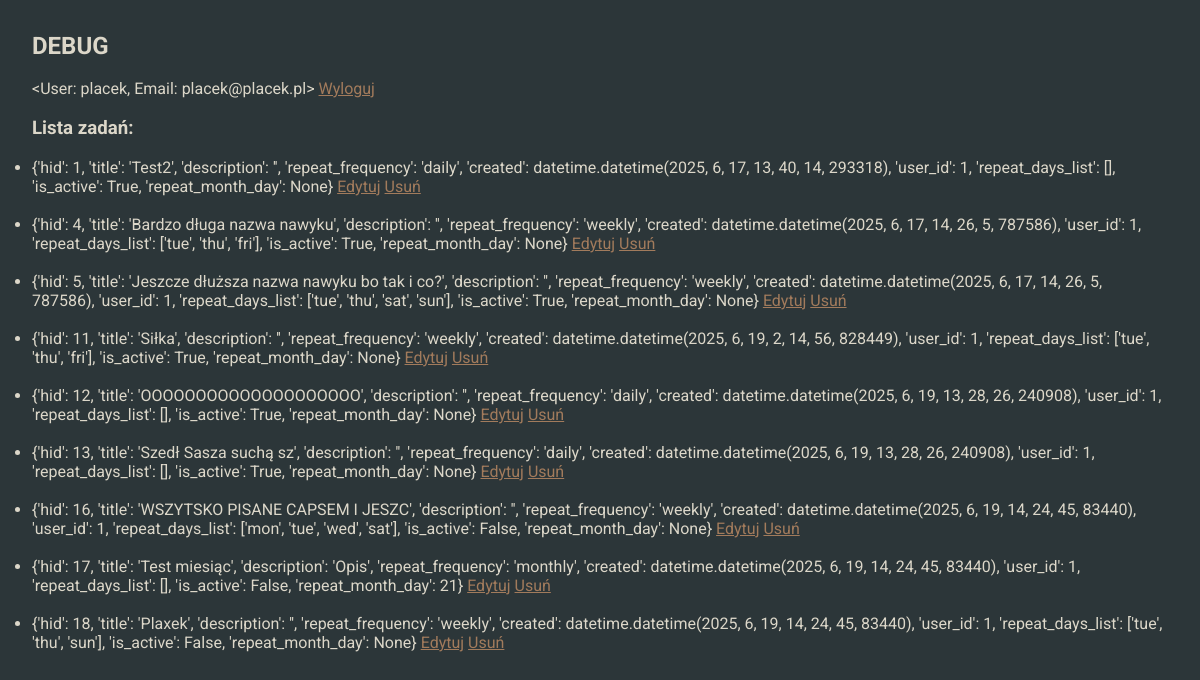
/debug (signed in), run on an earlier commit of the app's database.
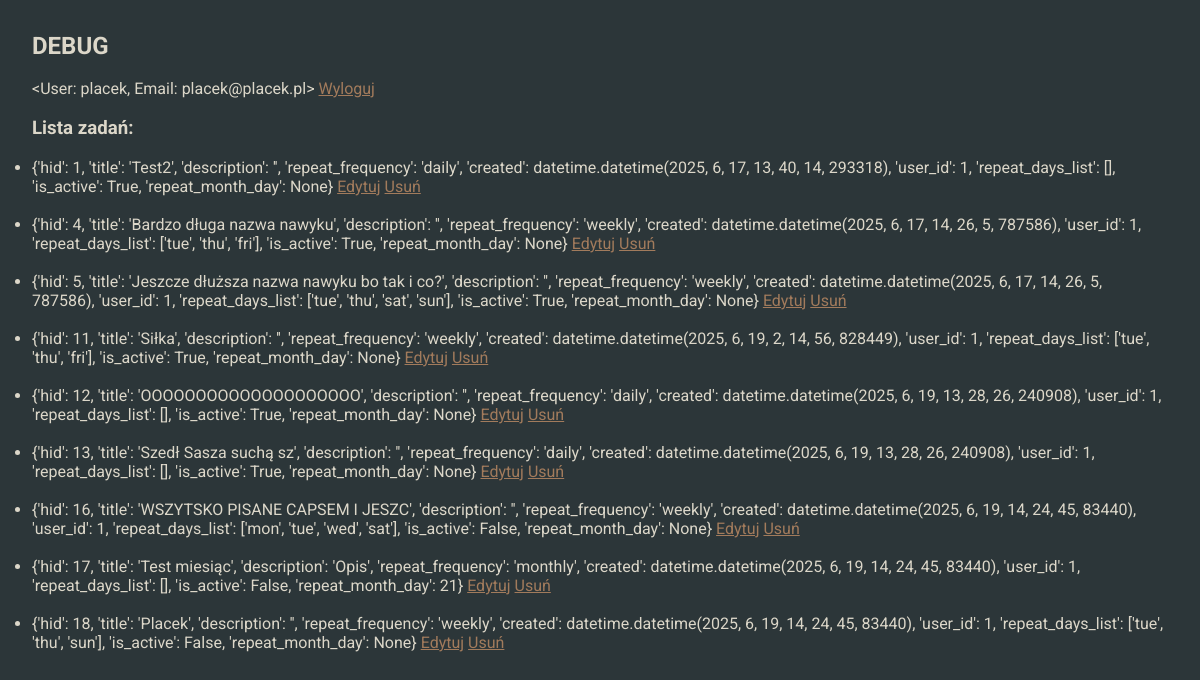
And on a later commit of the database.
### habitcakesapp/blueprints/userbase/models.py (models this page shows, shortened)
class User(db.Model, UserMixin):
    __tablename__ = 'users'
    uid = db.Column(db.Integer, primary_key=True)
    username = db.Column(db.String, nullable=False)
    password = db.Column(db.String, nullable=False)
    email = db.Column(db.String, nullable=False)
    role = db.Column(db.String,default='user', nullable=False)
    habits = db.relationship('Habit', back_populates='user')
    __table_args__ = (
        db.UniqueConstraint('email', name='_email_uc'),
    )
    def __repr__(self):
        return f'<User: {self.username}, Email: {self.email}>'

### habitcakesapp/blueprints/habits/models.py (models this page shows, shortened)
class Habit(db.Model):
    __tablename__ = 'habits'
    hid = db.Column(db.Integer, primary_key=True)
    title = db.Column(db.String, nullable=False)
    description = db.Column(db.String, nullable=True)
    repeat_frequency = db.Column(db.String, nullable=True)
    repeat_day = db.Column(db.String, nullable=True)
    created = db.Column(db.DateTime, default=datetime.now(), nullable=False)
    is_active = db.Column(db.Boolean, default=True, nullable=False)
    repeat_month_day = db.Column(db.Integer,nullable=True)
    user_id = db.Column(db.Integer, db.ForeignKey('users.uid'), nullable=False, index=True)
    user = db.relationship('User', back_populates='habits')
    completions = db.relationship('HabitCompletion', backref='habit', cascade="all, delete-orphan")

### habitcakesapp/blueprints/core/routes.py (the view)
@core.route('/debug')
@login_required
def debug():
    user_habits = current_user.habits
    processed_habits = []
    for habit in user_habits:
        habit_dict = {
            'hid': habit.hid,
            'title': habit.title,
            'description': habit.description,
            'repeat_frequency': habit.repeat_frequency,
            'created': habit.created,
            'user_id': habit.user_id,
            'repeat_days_list': habit.repeat_day.split('.') if habit.repeat_day else [],
            'is_active': habit.is_active,
            'repeat_month_day': habit.repeat_month_day
        }
        processed_habits.append(habit_dict)
    return render_template('core/debug.html', habits=processed_habits)

### habitcakesapp/blueprints/core/templates/core/debug.html (shortened to what this page needs)
{% extends "base.html" %}
{% block content %}
    <main class="debug">
        <section class="section_padding">
            <h2>DEBUG</h2><br>
            <span>{{ current_user }}</span>
            <a class="debug__link" href="{{ url_for('userbase.logout') }}">  Wyloguj</a><br><br>
            <h3>Lista zadań:</h3><br>
            <ul>
                {% for habit in habits %}
                <li>{{ habit }} <a class="debug__link" href="{{ url_for('habits.edit_habit', habit_id=habit['hid']) }}">Edytuj</a>
                    <a class="debug__link" href="{{ url_for('habits.delete', habit_id=habit['hid']) }}">Usuń</a>
                </li><br>
                {% endfor %}
            </ul>
        </section>
    </main>
{% endblock %}

### habitcakesapp/templates/base.html (shortened to what this page needs)
<!DOCTYPE html>
<html lang="pl">
<head>
    <link rel="stylesheet" href="{{ url_for('static', filename='styles.css') }}">
</head>
<body>
    {% block content %}{% endblock %}
</body>
</html>

### habitcakesapp/static/styles.css (style rules this page uses)
html { box-sizing: border-box; scroll-behavior: smooth; }
*, *::before, *::after { box-sizing: inherit; margin: 0; padding: 0; }
body { font-family: "Roboto", sans-serif; color: #DCD7C9; background-color: #2C3639; min-height: 100svh; display: flex; flex-direction: column; justify-content: space-between; }
.section_padding { padding: 2rem 2rem; }
.debug { margin-bottom: auto; }
.debug__link { color: #A27B5C; }

What changed in the data, as far as the page shows it:
changed Habit (number 9 of 9 on the later page): habit "{'hid': 18, 'title': 'Plaxek', 'description': '', 'repeat_frequency': 'weekly',…" → "{'hid': 18, 'title': 'Placek', 'description': '', 'repeat_frequency': 'weekly',…"
